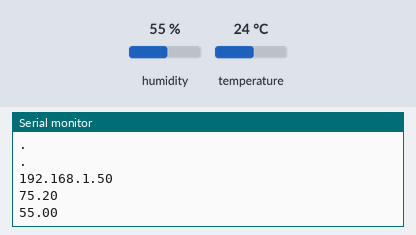
This sketch was run on a simulated ESP8266 (NodeMCU). On the bench: the last lines printed to the serial monitor. Inputs (shaded band) come from the test bench; at power-on: humidity 55 %, temperature 24 °C. WiFi joins after 1.5 s; servers stay silent unless stated.

Above: at 3.2 s.
3.3 s: humidity set to 22 %
At 4.6 s:
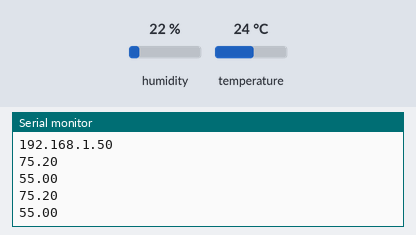
4.8 s: temperature set to 12 °C
At 6.2 s:
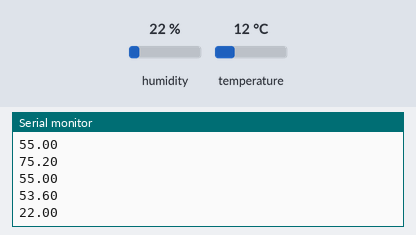
6.3 s: humidity set to 40 %
At 9.3 s:
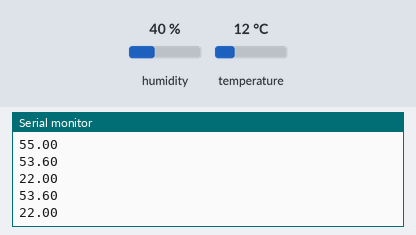
Timing chart, 0 to 10.8 s (numbered marks = the images above; inputs shaded):
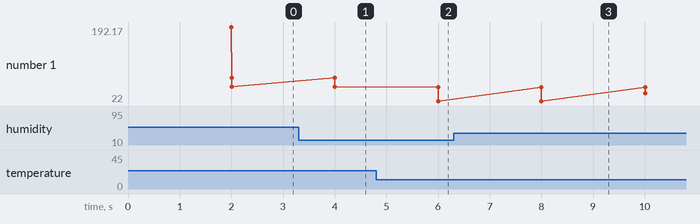

The sketch:

Single_sensor.ino
```cpp
/*********
  Rui Santos
  Complete project details at https://randomnerdtutorials.com/esp8266-dht11dht22-temperature-and-humidity-web-server-with-arduino-ide/
*********/

// Import required libraries
#include <Arduino.h>
#include <ESP8266WiFi.h>
#include <Hash.h>
#include <ESPAsyncTCP.h>
#include <ESPAsyncWebServer.h>
#include <Adafruit_Sensor.h>
#include <DHT.h>

// Replace with your network credentials
const char* ssid = "ASUS";
const char* password = "12345679";

#define DHTPIN 5     // Digital pin connected to the DHT sensor

// Uncomment the type of sensor in use:
//#define DHTTYPE    DHT11     // DHT 11
#define DHTTYPE    DHT22     // DHT 22 (AM2302)
//#define DHTTYPE    DHT21     // DHT 21 (AM2301)

DHT dht(DHTPIN, DHTTYPE);

// current temperature & humidity, updated in loop()
float t = 0.0;
float h = 0.0;

// Create AsyncWebServer object on port 80
AsyncWebServer server(80);

// Generally, you should use "unsigned long" for variables that hold time
// The value will quickly become too large for an int to store
unsigned long previousMillis = 0;    // will store last time DHT was updated

// Updates DHT readings every 2 seconds
const long interval = 2000;

const char index_html[] PROGMEM = R"rawliteral(
<!DOCTYPE HTML><html>
<head>
  <meta name="viewport" content="width=device-width, initial-scale=1">
  <link rel="stylesheet" href="https://use.fontawesome.com/releases/v5.7.2/css/all.css" integrity="sha384-fnmOCqbTlWIlj8LyTjo7mOUStjsKC4pOpQbqyi7RrhN7udi9RwhKkMHpvLbHG9Sr" crossorigin="anonymous">
  <style>
    html {
     font-family: Arial;
     display: inline-block;
     margin: 0px auto;
     text-align: center;
    }
    h2 { font-size: 3.0rem; }
    p { font-size: 3.0rem; }
    .units { font-size: 1.2rem; }
    .dht-labels{
      font-size: 1.5rem;
      vertical-align:middle;
      padding-bottom: 15px;
    }
  </style>
</head>
<body>
  <h2>ESP8266 DHT Server</h2>
    <i class="fas fa-thermometer-half" style="color:#059e8a;"></i>
    <span class="dht-labels">Temperature</span>
    <span id="temperature">%TEMPERATURE%</span>
    <sup class="units">&deg;F</sup>
  </p>
  <p>
    <i class="fas fa-tint" style="color:#00add6;"></i>
    <span class="dht-labels">Humidity</span>
    <span id="humidity">%HUMIDITY%</span>
    <sup class="units">%</sup>
  </p>
</body>
<script>
setInterval(function ( ) {
  var xhttp = new XMLHttpRequest();
  xhttp.onreadystatechange = function() {
    if (this.readyState == 4 && this.status == 200) {
      document.getElementById("temperature").innerHTML = this.responseText;
    }
  };
  xhttp.open("GET", "/temperature", true);
  xhttp.send();
}, 2000 ) ;

setInterval(function ( ) {
  var xhttp = new XMLHttpRequest();
  xhttp.onreadystatechange = function() {
    if (this.readyState == 4 && this.status == 200) {
      document.getElementById("humidity").innerHTML = this.responseText;
    }
  };
  xhttp.open("GET", "/humidity", true);
  xhttp.send();
}, 2000 ) ;
</script>
</html>)rawliteral";

// Replaces placeholder with DHT values
String processor(const String& var){
  //Serial.println(var);
  if(var == "TEMPERATURE"){
    return String(t);
  }
  else if(var == "HUMIDITY"){
    return String(h);
  }
  return String();
}

void setup(){
  // Serial port for debugging purposes
  Serial.begin(115200);
  dht.begin();

  // Connect to Wi-Fi
  WiFi.begin(ssid, password);
  Serial.println("Connecting to WiFi");
  while (WiFi.status() != WL_CONNECTED) {
    delay(1000);
    Serial.println(".");
  }

  // Print ESP8266 Local IP Address
  Serial.println(WiFi.localIP());

  // Route for root / web page
  server.on("/", HTTP_GET, [](AsyncWebServerRequest *request){
    request->send_P(200, "text/html", index_html, processor);
  });
  server.on("/temperature", HTTP_GET, [](AsyncWebServerRequest *request){
    request->send_P(200, "text/plain", String(t).c_str());
  });
  server.on("/humidity", HTTP_GET, [](AsyncWebServerRequest *request){
    request->send_P(200, "text/plain", String(h).c_str());
  });

  // Start server
  server.begin();
}

void loop(){
  unsigned long currentMillis = millis();
  if (currentMillis - previousMillis >= interval) {
    // save the last time you updated the DHT values
    previousMillis = currentMillis;
    // Read temperature as Celsius (the default)
    //float newT = dht.readTemperature();
    // Read temperature as Fahrenheit (isFahrenheit = true)
    float newT = dht.readTemperature(true);
    // if temperature read failed, don't change t value
    if (isnan(newT)) {
      Serial.println("Failed to read from DHT sensor!");
    }
    else {
      t = newT;
      Serial.println(t);
    }
    // Read Humidity
    float newH = dht.readHumidity();
    // if humidity read failed, don't change h value
    if (isnan(newH)) {
      Serial.println("Failed to read from DHT sensor!");
    }
    else {
      h = newH;
      Serial.println(h);
    }
  }
}
```

Measured:
- after the input at 4.8 s, the serial monitor: prints a new line after 1.2 s (image 2)
- plotted number 1: 22 → 40 after the input at 6.3 s
